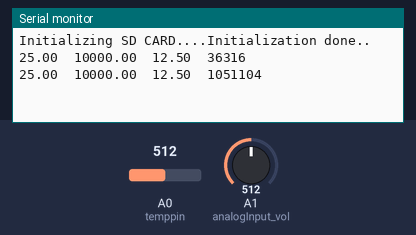
A sketch run on a simulated Arduino Uno, built with avr-gcc and run on an emulated ATmega328P. On the bench: the last lines printed to the serial monitor. The inputs (shaded band) are chosen by the test bench; at power-on: A0 (temppin) = 512, A1 (analogInput_vol) = 512. Storage starts empty.

Above: at 1.8 s.
1.9 s: A0 (temppin) set to 0
At 2.4 s:
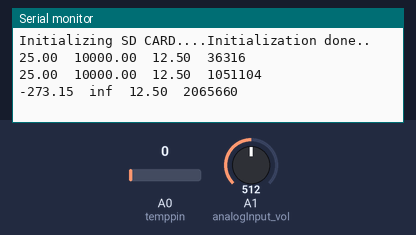
4.5 s: A1 (analogInput_vol) set to 716
At 5.8 s:
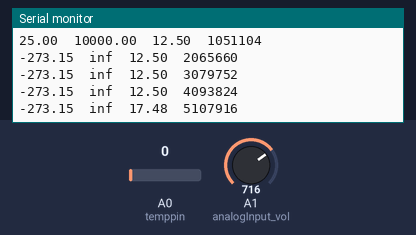
6.0 s: A0 (temppin) set to 122
At 6.9 s:
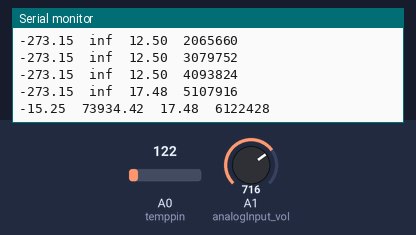
7.5 s: A1 (analogInput_vol) set to 900
At 9.0 s:
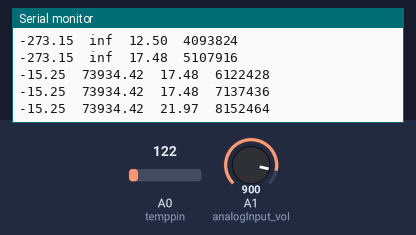
Timing chart, 0 to 10.0 s (numbered marks = the images above; inputs shaded):
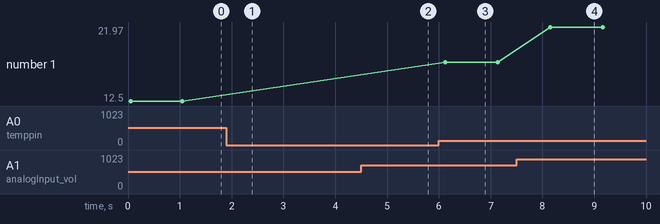

Measured:
- after the input at 1.9 s, the serial monitor: prints a new line after 0.17 s (image 1)
- after the input at 4.5 s, the serial monitor: prints a new line after 0.61 s (image 2)
- after the input at 6.0 s, the serial monitor: prints a new line after 0.12 s (image 3)
- after the input at 7.5 s, the serial monitor: prints a new line after 0.65 s (image 4)
- plotted number 1: 17.48 → 21.97 after the input at 7.5 s

The sketch:

Lab5.ino
```cpp
#include <SPI.h>
#include <SD.h>
File myfile;

int temppin = A0;
unsigned long runMillis;
float tempF;
double thermoresist;

int analogInput_vol = A1;
float vout = 0.0;
float vin = 0.0;
float R1 = 30000.0; //onboard resistor 1 value
float R2 = 7500.0; //onboard resistor 2 value
int svalue = 0;

void setup() {
  Serial.begin(9600);
  pinMode (temppin, INPUT);

  Serial.print("Initializing SD CARD....");

  if(!SD.begin(4))
  {
    Serial.println("Initializiation failed!");
    while(1);
  }
  Serial.println("Initialization done..");

  SD.remove("voltage2.txt");

  myfile = SD.open("voltage2.txt", FILE_WRITE);
  if(myfile)
  {
    myfile.println("Temp(C)\tResistance(ohm)\\t\tRUNTIME");
  }
  else
  {
    Serial.println("Error Opening File");
  }
  myfile.close();
}

void loop() {
    int reading = analogRead(temppin);
    double thermoresist = 10000.0 * ((1024.0 / reading - 1));
    double logofthermoresist = log(thermoresist);
    double tempK = 1 / (0.001129148 + (0.000234125 + (0.0000000876741 * logofthermoresist * logofthermoresist)) * logofthermoresist);
    float tempC = tempK - 273.15;
    float tempF = (tempC * 9.0) / 5.0 + 32.0;

    svalue = analogRead(analogInput_vol);
    vout = (svalue *5.0) / 1024.0;
    vin = vout / (R2 / (R1 + R2));

    Serial.print(tempC);
    Serial.print('\t');
    Serial.print(thermoresist);
    Serial.print('\t');
    Serial.print(vin);
    Serial.print("\t");
    runMillis = micros();
    Serial.println(runMillis);
    myfile = SD.open("voltage2.txt", FILE_WRITE);
    {
      myfile.print(tempC);
      myfile.print('\t');
      myfile.print(thermoresist);
      myfile.print('\t');
      myfile.print(vin);
      myfile.print('\t');
      myfile.println(runMillis);
    }
    myfile.close();
    delay(1000);


}
```
